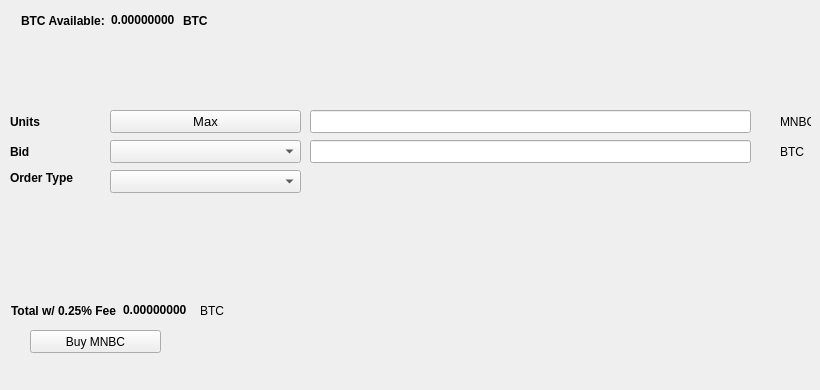
   <widget class="QWidget" name="BuyTab">
    <attribute name="title">
     <string>Buy</string>
    </attribute>
    <widget class="QPushButton" name="BuyMNBC">
     <property name="geometry">
      <rect>
       <x>30</x>
       <y>330</y>
       <width>131</width>
       <height>23</height>
      </rect>
     </property>
     <property name="text">
      <string>Buy MNBC</string>
     </property>
     <property name="icon">
      <iconset resource="../mnbrowsingcoin.qrc">
       <normaloff>:/icons/bitcoin</normaloff>:/icons/bitcoin</iconset>
     </property>
    </widget>
    <widget class="QLabel" name="label_3">
     <property name="geometry">
      <rect>
       <x>10</x>
       <y>110</y>
       <width>46</width>
       <height>23</height>
      </rect>
     </property>
     <property name="font">
      <font>
       <weight>75</weight>
       <bold>true</bold>
      </font>
     </property>
     <property name="text">
      <string>Units</string>
     </property>
    </widget>
    <widget class="QLineEdit" name="UnitsInput">
     <property name="geometry">
      <rect>
       <x>310</x>
       <y>110</y>
       <width>441</width>
       <height>23</height>
      </rect>
     </property>
     <property name="font">
      <font>
       <pointsize>9</pointsize>
       <weight>75</weight>
       <bold>true</bold>
      </font>
     </property>
    </widget>
    <widget class="QLineEdit" name="BuyBidPriceEdit">
     <property name="geometry">
      <rect>
       <x>310</x>
       <y>140</y>
       <width>441</width>
       <height>23</height>
      </rect>
     </property>
     <property name="font">
      <font>
       <pointsize>9</pointsize>
       <weight>75</weight>
       <bold>true</bold>
      </font>
     </property>
    </widget>
    <widget class="QLabel" name="label_4">
     <property name="geometry">
      <rect>
       <x>780</x>
       <y>110</y>
       <width>31</width>
       <height>23</height>
      </rect>
     </property>
     <property name="text">
      <string>MNBC</string>
     </property>
    </widget>
    <widget class="QLabel" name="label_5">
     <property name="geometry">
      <rect>
       <x>780</x>
       <y>140</y>
       <width>31</width>
       <height>23</height>
      </rect>
     </property>
     <property name="text">
      <string>BTC</string>
     </property>
    </widget>
    <widget class="QLabel" name="label_6">
     <property name="geometry">
      <rect>
       <x>10</x>
       <y>140</y>
       <width>46</width>
       <height>23</height>
      </rect>
     </property>
     <property name="font">
      <font>
       <weight>75</weight>
       <bold>true</bold>
      </font>
     </property>
     <property name="text">
      <string>Bid</string>
     </property>
    </widget>
    <widget class="QLabel" name="label_7">
     <property name="geometry">
      <rect>
       <x>10</x>
       <y>170</y>
       <width>91</width>
       <height>16</height>
      </rect>
     </property>
     <property name="font">
      <font>
       <weight>75</weight>
       <bold>true</bold>
      </font>
     </property>
     <property name="text">
      <string>Order Type</string>
     </property>
    </widget>
    <widget class="QPushButton" name="Buy_Max_Amount">
     <property name="geometry">
      <rect>
       <x>110</x>
       <y>110</y>
       <width>191</width>
       <height>23</height>
      </rect>
     </property>
     <property name="font">
      <font>
       <pointsize>10</pointsize>
      </font>
     </property>
     <property name="text">
      <string>Max</string>
     </property>
    </widget>
    <widget class="QComboBox" name="BuyBidcomboBox">
     <property name="geometry">
      <rect>
       <x>110</x>
       <y>140</y>
       <width>191</width>
       <height>23</height>
      </rect>
     </property>
     <property name="font">
      <font>
       <pointsize>10</pointsize>
      </font>
     </property>
    </widget>
    <widget class="QComboBox" name="buyOrdertypeCombo">
     <property name="geometry">
      <rect>
       <x>110</x>
       <y>170</y>
       <width>191</width>
       <height>23</height>
      </rect>
     </property>
     <property name="font">
      <font>
       <pointsize>10</pointsize>
      </font>
     </property>
    </widget>
    <widget class="QWidget" name="layoutWidget1">
     <property name="geometry">
      <rect>
       <x>21</x>
       <y>11</y>
       <width>227</width>
       <height>19</height>
      </rect>
     </property>
     <layout class="QHBoxLayout" name="horizontalLayout_3">
      <item>
       <widget class="QLabel" name="label232">
        <property name="font">
         <font>
          <weight>75</weight>
          <bold>true</bold>
         </font>
        </property>
        <property name="text">
         <string>BTC Available:</string>
        </property>
       </widget>
      </item>
      <item>
       <widget class="QLabel" name="BtcAvailableLbl">
        <property name="palette">
         <palette>
          <active>
           <colorrole role="WindowText">
            <brush brushstyle="SolidPattern">
             <color alpha="255">
              <red>0</red>
              <green>0</green>
              <blue>0</blue>
             </color>
            </brush>
           </colorrole>
           <colorrole role="Button">
            <brush brushstyle="SolidPattern">
             <color alpha="255">
              <red>0</red>
              <green>170</green>
              <blue>0</blue>
             </color>
            </brush>
           </colorrole>
           <colorrole role="Light">
            <brush brushstyle="SolidPattern">
             <color alpha="255">
              <red>0</red>
              <green>255</green>
              <blue>0</blue>
             </color>
            </brush>
           </colorrole>
           <colorrole role="Midlight">
            <brush brushstyle="SolidPattern">
             <color alpha="255">
              <red>0</red>
              <green>212</green>
              <blue>0</blue>
             </color>
            </brush>
           </colorrole>
           <colorrole role="Dark">
            <brush brushstyle="SolidPattern">
             <color alpha="255">
              <red>0</red>
              <green>85</green>
              <blue>0</blue>
             </color>
            </brush>
           </colorrole>
           <colorrole role="Mid">
            <brush brushstyle="SolidPattern">
             <color alpha="255">
              <red>0</red>
              <green>113</green>
              <blue>0</blue>
             </color>
            </brush>
           </colorrole>
           <colorrole role="Text">
            <brush brushstyle="SolidPattern">
             <color alpha="255">
              <red>0</red>
              <green>170</green>
              <blue>0</blue>
             </color>
            </brush>
           </colorrole>
           <colorrole role="BrightText">
            <brush brushstyle="SolidPattern">
             <color alpha="255">
              <red>255</red>
              <green>255</green>
              <blue>255</blue>
             </color>
            </brush>
           </colorrole>
           <colorrole role="ButtonText">
            <brush brushstyle="SolidPattern">
             <color alpha="255">
              <red>0</red>
              <green>0</green>
              <blue>0</blue>
             </color>
            </brush>
           </colorrole>
           <colorrole role="Base">
            <brush brushstyle="SolidPattern">
             <color alpha="255">
              <red>255</red>
              <green>255</green>
              <blue>255</blue>
             </color>
            </brush>
           </colorrole>
           <colorrole role="Window">
            <brush brushstyle="SolidPattern">
             <color alpha="255">
              <red>0</red>
              <green>170</green>
              <blue>0</blue>
             </color>
            </brush>
           </colorrole>
           <colorrole role="Shadow">
            <brush brushstyle="SolidPattern">
             <color alpha="255">
              <red>0</red>
              <green>0</green>
              <blue>0</blue>
             </color>
            </brush>
           </colorrole>
           <colorrole role="AlternateBase">
            <brush brushstyle="SolidPattern">
             <color alpha="255">
              <red>127</red>
              <green>212</green>
              <blue>127</blue>
             </color>
            </brush>
           </colorrole>
           <colorrole role="ToolTipBase">
            <brush brushstyle="SolidPattern">
             <color alpha="255">
              <red>255</red>
              <green>255</green>
              <blue>220</blue>
             </color>
            </brush>
           </colorrole>
           <colorrole role="ToolTipText">
            <brush brushstyle="SolidPattern">
             <color alpha="255">
              <red>0</red>
              <green>0</green>
              <blue>0</blue>
             </color>
            </brush>
           </colorrole>
          </active>
          <inactive>
           <colorrole role="WindowText">
            <brush brushstyle="SolidPattern">
             <color alpha="255">
              <red>0</red>
              <green>0</green>
              <blue>0</blue>
             </color>
            </brush>
           </colorrole>
           <colorrole role="Button">
            <brush brushstyle="SolidPattern">
             <color alpha="255">
              <red>0</red>
              <green>170</green>
              <blue>0</blue>
             </color>
            </brush>
           </colorrole>
           <colorrole role="Light">
            <brush brushstyle="SolidPattern">
             <color alpha="255">
              <red>0</red>
              <green>255</green>
              <blue>0</blue>
             </color>
            </brush>
           </colorrole>
           <colorrole role="Midlight">
            <brush brushstyle="SolidPattern">
             <color alpha="255">
              <red>0</red>
              <green>212</green>
              <blue>0</blue>
             </color>
            </brush>
           </colorrole>
           <colorrole role="Dark">
            <brush brushstyle="SolidPattern">
             <color alpha="255">
              <red>0</red>
              <green>85</green>
              <blue>0</blue>
             </color>
            </brush>
           </colorrole>
           <colorrole role="Mid">
            <brush brushstyle="SolidPattern">
             <color alpha="255">
              <red>0</red>
              <green>113</green>
              <blue>0</blue>
             </color>
            </brush>
           </colorrole>
           <colorrole role="Text">
            <brush brushstyle="SolidPattern">
             <color alpha="255">
              <red>0</red>
              <green>170</green>
              <blue>0</blue>
             </color>
            </brush>
           </colorrole>
           <colorrole role="BrightText">
            <brush brushstyle="SolidPattern">
             <color alpha="255">
              <red>255</red>
              <green>255</green>
              <blue>255</blue>
             </color>
            </brush>
           </colorrole>
           <colorrole role="ButtonText">
            <brush brushstyle="SolidPattern">
             <color alpha="255">
              <red>0</red>
              <green>0</green>
              <blue>0</blue>
             </color>
            </brush>
           </colorrole>
           <colorrole role="Base">
            <brush brushstyle="SolidPattern">
             <color alpha="255">
              <red>255</red>
              <green>255</green>
              <blue>255</blue>
             </color>
            </brush>
           </colorrole>
           <colorrole role="Window">
            <brush brushstyle="SolidPattern">
             <color alpha="255">
              <red>0</red>
              <green>170</green>
              <blue>0</blue>
             </color>
            </brush>
           </colorrole>
           <colorrole role="Shadow">
            <brush brushstyle="SolidPattern">
             <color alpha="255">
              <red>0</red>
              <green>0</green>
              <blue>0</blue>
             </color>
            </brush>
           </colorrole>
           <colorrole role="AlternateBase">
            <brush brushstyle="SolidPattern">
             <color alpha="255">
              <red>127</red>
              <green>212</green>
              <blue>127</blue>
             </color>
            </brush>
           </colorrole>
           <colorrole role="ToolTipBase">
            <brush brushstyle="SolidPattern">
             <color alpha="255">
              <red>255</red>
              <green>255</green>
              <blue>220</blue>
             </color>
            </brush>
           </colorrole>
           <colorrole role="ToolTipText">
            <brush brushstyle="SolidPattern">
             <color alpha="255">
              <red>0</red>
              <green>0</green>
              <blue>0</blue>
             </color>
            </brush>
           </colorrole>
          </inactive>
          <disabled>
           <colorrole role="WindowText">
            <brush brushstyle="SolidPattern">
             <color alpha="255">
              <red>0</red>
              <green>85</green>
              <blue>0</blue>
             </color>
            </brush>
           </colorrole>
           <colorrole role="Button">
            <brush brushstyle="SolidPattern">
             <color alpha="255">
              <red>0</red>
              <green>170</green>
              <blue>0</blue>
             </color>
            </brush>
           </colorrole>
           <colorrole role="Light">
            <brush brushstyle="SolidPattern">
             <color alpha="255">
              <red>0</red>
              <green>255</green>
              <blue>0</blue>
             </color>
            </brush>
           </colorrole>
           <colorrole role="Midlight">
            <brush brushstyle="SolidPattern">
             <color alpha="255">
              <red>0</red>
              <green>212</green>
              <blue>0</blue>
             </color>
            </brush>
           </colorrole>
           <colorrole role="Dark">
            <brush brushstyle="SolidPattern">
             <color alpha="255">
              <red>0</red>
              <green>85</green>
              <blue>0</blue>
             </color>
            </brush>
           </colorrole>
           <colorrole role="Mid">
            <brush brushstyle="SolidPattern">
             <color alpha="255">
              <red>0</red>
              <green>113</green>
              <blue>0</blue>
             </color>
            </brush>
           </colorrole>
           <colorrole role="Text">
            <brush brushstyle="SolidPattern">
             <color alpha="255">
              <red>0</red>
              <green>85</green>
              <blue>0</blue>
             </color>
            </brush>
           </colorrole>
           <colorrole role="BrightText">
            <brush brushstyle="SolidPattern">
             <color alpha="255">
              <red>255</red>
              <green>255</green>
              <blue>255</blue>
             </color>
            </brush>
           </colorrole>
           <colorrole role="ButtonText">
            <brush brushstyle="SolidPattern">
             <color alpha="255">
              <red>0</red>
              <green>85</green>
              <blue>0</blue>
             </color>
            </brush>
           </colorrole>
           <colorrole role="Base">
            <brush brushstyle="SolidPattern">
             <color alpha="255">
              <red>0</red>
              <green>170</green>
              <blue>0</blue>
             </color>
            </brush>
           </colorrole>
           <colorrole role="Window">
            <brush brushstyle="SolidPattern">
             <color alpha="255">
              <red>0</red>
              <green>170</green>
              <blue>0</blue>
             </color>
            </brush>
           </colorrole>
           <colorrole role="Shadow">
            <brush brushstyle="SolidPattern">
             <color alpha="255">
              <red>0</red>
              <green>0</green>
              <blue>0</blue>
             </color>
            </brush>
           </colorrole>
           <colorrole role="AlternateBase">
            <brush brushstyle="SolidPattern">
             <color alpha="255">
              <red>0</red>
              <green>170</green>
              <blue>0</blue>
             </color>
            </brush>
           </colorrole>
           <colorrole role="ToolTipBase">
            <brush brushstyle="SolidPattern">
             <color alpha="255">
              <red>255</red>
              <green>255</green>
              <blue>220</blue>
             </color>
            </brush>
           </colorrole>
           <colorrole role="ToolTipText">
            <brush brushstyle="SolidPattern">
             <color alpha="255">
              <red>0</red>
              <green>0</green>
              <blue>0</blue>
             </color>
            </brush>
           </colorrole>
          </disabled>
         </palette>
        </property>
        <property name="font">
         <font>
          <weight>75</weight>
          <bold>true</bold>
         </font>
        </property>
        <property name="text">
         <string>0.00000000</string>
        </property>
        <property name="textInteractionFlags">
         <set>Qt::LinksAccessibleByMouse|Qt::TextSelectableByKeyboard|Qt::TextSelectableByMouse</set>
        </property>
       </widget>
      </item>
      <item>
       <widget class="QLabel" name="BtcAvailableLbl_2">
        <property name="font">
         <font>
          <weight>75</weight>
          <bold>true</bold>
         </font>
        </property>
        <property name="text">
         <string>BTC</string>
        </property>
       </widget>
      </item>
     </layout>
    </widget>
    <widget class="QWidget" name="layoutWidge2">
     <property name="geometry">
      <rect>
       <x>11</x>
       <y>301</y>
       <width>259</width>
       <height>19</height>
      </rect>
     </property>
     <layout class="QHBoxLayout" name="horizontalLayout_4">
      <item>
       <widget class="QLabel" name="label_9">
        <property name="font">
         <font>
          <weight>75</weight>
          <bold>true</bold>
         </font>
        </property>
        <property name="text">
         <string>Total w/ 0.25% Fee</string>
        </property>
       </widget>
      </item>
      <item>
       <widget class="QLabel" name="BuyCostLabel">
        <property name="palette">
         <palette>
          <active>
           <colorrole role="WindowText">
            <brush brushstyle="SolidPattern">
             <color alpha="255">
              <red>0</red>
              <green>0</green>
              <blue>0</blue>
             </color>
            </brush>
           </colorrole>
           <colorrole role="Button">
            <brush brushstyle="SolidPattern">
             <color alpha="255">
              <red>0</red>
              <green>170</green>
              <blue>0</blue>
             </color>
            </brush>
           </colorrole>
           <colorrole role="Light">
            <brush brushstyle="SolidPattern">
             <color alpha="255">
              <red>0</red>
              <green>255</green>
              <blue>0</blue>
             </color>
            </brush>
           </colorrole>
           <colorrole role="Midlight">
            <brush brushstyle="SolidPattern">
             <color alpha="255">
              <red>0</red>
              <green>212</green>
              <blue>0</blue>
             </color>
            </brush>
           </colorrole>
           <colorrole role="Dark">
            <brush brushstyle="SolidPattern">
             <color alpha="255">
              <red>0</red>
              <green>85</green>
              <blue>0</blue>
             </color>
            </brush>
           </colorrole>
           <colorrole role="Mid">
            <brush brushstyle="SolidPattern">
             <color alpha="255">
              <red>0</red>
              <green>113</green>
              <blue>0</blue>
             </color>
            </brush>
           </colorrole>
           <colorrole role="Text">
            <brush brushstyle="SolidPattern">
             <color alpha="255">
              <red>0</red>
              <green>170</green>
              <blue>0</blue>
             </color>
            </brush>
           </colorrole>
           <colorrole role="BrightText">
            <brush brushstyle="SolidPattern">
             <color alpha="255">
              <red>255</red>
              <green>255</green>
              <blue>255</blue>
             </color>
            </brush>
           </colorrole>
           <colorrole role="ButtonText">
            <brush brushstyle="SolidPattern">
             <color alpha="255">
              <red>0</red>
              <green>0</green>
              <blue>0</blue>
             </color>
            </brush>
           </colorrole>
           <colorrole role="Base">
            <brush brushstyle="SolidPattern">
             <color alpha="255">
              <red>255</red>
              <green>255</green>
              <blue>255</blue>
             </color>
            </brush>
           </colorrole>
           <colorrole role="Window">
            <brush brushstyle="SolidPattern">
             <color alpha="255">
              <red>0</red>
              <green>170</green>
              <blue>0</blue>
             </color>
            </brush>
           </colorrole>
           <colorrole role="Shadow">
            <brush brushstyle="SolidPattern">
             <color alpha="255">
              <red>0</red>
              <green>0</green>
              <blue>0</blue>
             </color>
            </brush>
           </colorrole>
           <colorrole role="AlternateBase">
            <brush brushstyle="SolidPattern">
             <color alpha="255">
              <red>127</red>
              <green>212</green>
              <blue>127</blue>
             </color>
            </brush>
           </colorrole>
           <colorrole role="ToolTipBase">
            <brush brushstyle="SolidPattern">
             <color alpha="255">
              <red>255</red>
              <green>255</green>
              <blue>220</blue>
             </color>
            </brush>
           </colorrole>
           <colorrole role="ToolTipText">
            <brush brushstyle="SolidPattern">
             <color alpha="255">
              <red>0</red>
              <green>0</green>
              <blue>0</blue>
             </color>
            </brush>
           </colorrole>
          </active>
          <inactive>
           <colorrole role="WindowText">
            <brush brushstyle="SolidPattern">
             <color alpha="255">
              <red>0</red>
              <green>0</green>
              <blue>0</blue>
             </color>
            </brush>
           </colorrole>
           <colorrole role="Button">
            <brush brushstyle="SolidPattern">
             <color alpha="255">
              <red>0</red>
              <green>170</green>
              <blue>0</blue>
             </color>
            </brush>
           </colorrole>
           <colorrole role="Light">
            <brush brushstyle="SolidPattern">
             <color alpha="255">
              <red>0</red>
              <green>255</green>
              <blue>0</blue>
             </color>
            </brush>
           </colorrole>
           <colorrole role="Midlight">
            <brush brushstyle="SolidPattern">
             <color alpha="255">
              <red>0</red>
              <green>212</green>
              <blue>0</blue>
             </color>
            </brush>
           </colorrole>
           <colorrole role="Dark">
            <brush brushstyle="SolidPattern">
             <color alpha="255">
              <red>0</red>
              <green>85</green>
              <blue>0</blue>
             </color>
            </brush>
           </colorrole>
           <colorrole role="Mid">
            <brush brushstyle="SolidPattern">
             <color alpha="255">
              <red>0</red>
              <green>113</green>
              <blue>0</blue>
             </color>
            </brush>
           </colorrole>
           <colorrole role="Text">
            <brush brushstyle="SolidPattern">
             <color alpha="255">
              <red>0</red>
              <green>170</green>
              <blue>0</blue>
             </color>
            </brush>
           </colorrole>
           <colorrole role="BrightText">
            <brush brushstyle="SolidPattern">
             <color alpha="255">
              <red>255</red>
              <green>255</green>
              <blue>255</blue>
             </color>
            </brush>
           </colorrole>
           <colorrole role="ButtonText">
            <brush brushstyle="SolidPattern">
             <color alpha="255">
              <red>0</red>
              <green>0</green>
              <blue>0</blue>
             </color>
            </brush>
           </colorrole>
           <colorrole role="Base">
            <brush brushstyle="SolidPattern">
             <color alpha="255">
              <red>255</red>
              <green>255</green>
              <blue>255</blue>
             </color>
            </brush>
           </colorrole>
           <colorrole role="Window">
            <brush brushstyle="SolidPattern">
             <color alpha="255">
              <red>0</red>
              <green>170</green>
              <blue>0</blue>
             </color>
            </brush>
           </colorrole>
           <colorrole role="Shadow">
            <brush brushstyle="SolidPattern">
             <color alpha="255">
              <red>0</red>
              <green>0</green>
              <blue>0</blue>
             </color>
            </brush>
           </colorrole>
           <colorrole role="AlternateBase">
            <brush brushstyle="SolidPattern">
             <color alpha="255">
              <red>127</red>
              <green>212</green>
              <blue>127</blue>
             </color>
            </brush>
           </colorrole>
           <colorrole role="ToolTipBase">
            <brush brushstyle="SolidPattern">
             <color alpha="255">
              <red>255</red>
              <green>255</green>
              <blue>220</blue>
             </color>
            </brush>
           </colorrole>
           <colorrole role="ToolTipText">
            <brush brushstyle="SolidPattern">
             <color alpha="255">
              <red>0</red>
              <green>0</green>
              <blue>0</blue>
             </color>
            </brush>
           </colorrole>
          </inactive>
          <disabled>
           <colorrole role="WindowText">
            <brush brushstyle="SolidPattern">
             <color alpha="255">
              <red>0</red>
              <green>85</green>
              <blue>0</blue>
             </color>
            </brush>
           </colorrole>
           <colorrole role="Button">
            <brush brushstyle="SolidPattern">
             <color alpha="255">
              <red>0</red>
              <green>170</green>
              <blue>0</blue>
             </color>
            </brush>
           </colorrole>
           <colorrole role="Light">
            <brush brushstyle="SolidPattern">
             <color alpha="255">
              <red>0</red>
              <green>255</green>
              <blue>0</blue>
             </color>
            </brush>
           </colorrole>
           <colorrole role="Midlight">
            <brush brushstyle="SolidPattern">
             <color alpha="255">
              <red>0</red>
              <green>212</green>
              <blue>0</blue>
             </color>
            </brush>
           </colorrole>
           <colorrole role="Dark">
            <brush brushstyle="SolidPattern">
             <color alpha="255">
              <red>0</red>
              <green>85</green>
              <blue>0</blue>
             </color>
            </brush>
           </colorrole>
           <colorrole role="Mid">
            <brush brushstyle="SolidPattern">
             <color alpha="255">
              <red>0</red>
              <green>113</green>
              <blue>0</blue>
             </color>
            </brush>
           </colorrole>
           <colorrole role="Text">
            <brush brushstyle="SolidPattern">
             <color alpha="255">
              <red>0</red>
              <green>85</green>
              <blue>0</blue>
             </color>
            </brush>
           </colorrole>
           <colorrole role="BrightText">
            <brush brushstyle="SolidPattern">
             <color alpha="255">
              <red>255</red>
              <green>255</green>
              <blue>255</blue>
             </color>
            </brush>
           </colorrole>
           <colorrole role="ButtonText">
            <brush brushstyle="SolidPattern">
             <color alpha="255">
              <red>0</red>
              <green>85</green>
              <blue>0</blue>
             </color>
            </brush>
           </colorrole>
           <colorrole role="Base">
            <brush brushstyle="SolidPattern">
             <color alpha="255">
              <red>0</red>
              <green>170</green>
              <blue>0</blue>
             </color>
            </brush>
           </colorrole>
           <colorrole role="Window">
            <brush brushstyle="SolidPattern">
             <color alpha="255">
              <red>0</red>
              <green>170</green>
              <blue>0</blue>
             </color>
            </brush>
           </colorrole>
           <colorrole role="Shadow">
            <brush brushstyle="SolidPattern">
             <color alpha="255">
              <red>0</red>
              <green>0</green>
              <blue>0</blue>
             </color>
            </brush>
           </colorrole>
           <colorrole role="AlternateBase">
            <brush brushstyle="SolidPattern">
             <color alpha="255">
              <red>0</red>
              <green>170</green>
              <blue>0</blue>
             </color>
            </brush>
           </colorrole>
           <colorrole role="ToolTipBase">
            <brush brushstyle="SolidPattern">
             <color alpha="255">
              <red>255</red>
              <green>255</green>
              <blue>220</blue>
             </color>
            </brush>
           </colorrole>
           <colorrole role="ToolTipText">
            <brush brushstyle="SolidPattern">
             <color alpha="255">
              <red>0</red>
              <green>0</green>
              <blue>0</blue>
             </color>
            </brush>
           </colorrole>
          </disabled>
         </palette>
        </property>
        <property name="font">
         <font>
          <weight>75</weight>
          <bold>true</bold>
         </font>
        </property>
        <property name="autoFillBackground">
         <bool>false</bool>
        </property>
        <property name="text">
         <string>0.00000000</string>
        </property>
        <property name="textInteractionFlags">
         <set>Qt::LinksAccessibleByMouse|Qt::TextSelectableByMouse</set>
        </property>
       </widget>
      </item>
      <item>
       <widget class="QLabel" name="label_10">
        <property name="font">
         <font>
          <weight>50</weight>
          <bold>false</bold>
         </font>
        </property>
        <property name="text">
         <string>BTC</string>
        </property>
       </widget>
      </item>
     </layout>
    </widget>
    <widget class="QLabel" name="label_24">
     <property name="geometry">
      <rect>
       <x>460</x>
       <y>300</y>
       <width>281</width>
       <height>81</height>
      </rect>
     </property>
     <property name="text">
      <string/>
     </property>
     <property name="pixmap">
      <pixmap>:/images/bittrex</pixmap>
     </property>
    </widget>
   </widget>
